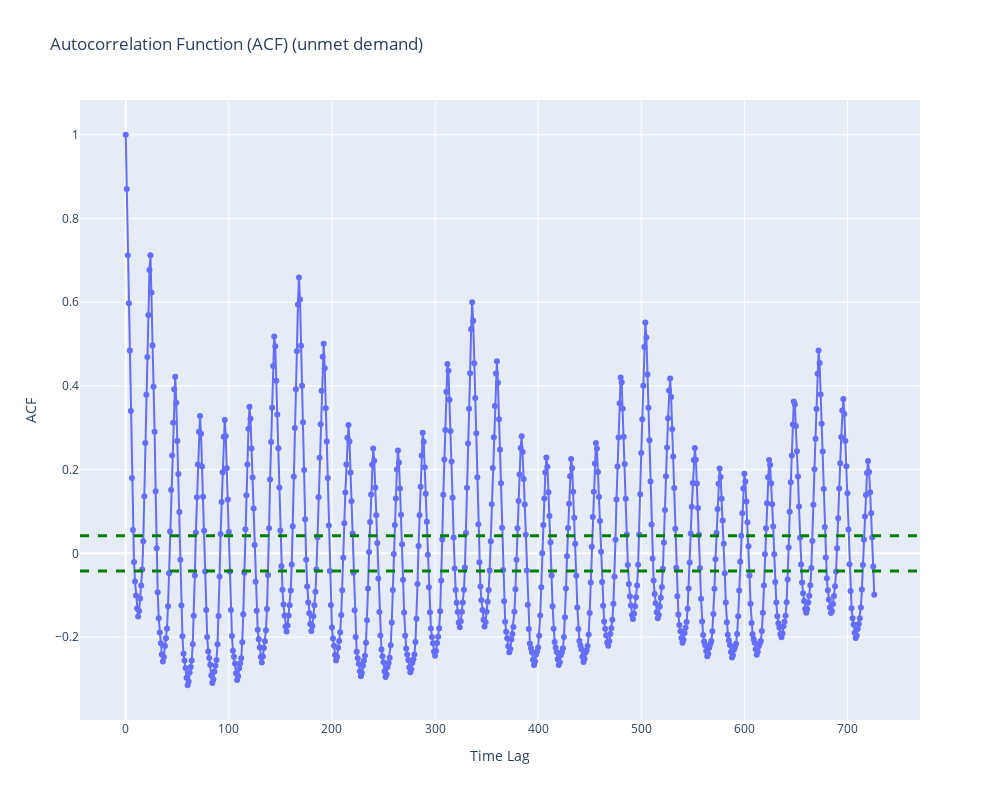

Write notebook code for a chart like this one.
### Code cell
""" ACF and PACF plot of unmet demand"""

time_series = compare_met_unmet_demand_df.country_unmet_demand.values

# Compute the ACF and PACF using the statsmodels library
acf_values, confint = sm.tsa.stattools.acf(time_series, nlags=len(time_series)//3, alpha=0.05)
pacf_values = sm.tsa.stattools.pacf(time_series, nlags=len(time_series)//7, method='ywm')

# Plot the ACF
fig = go.Figure(data=go.Scatter(x=np.arange(len(acf_values)), y=acf_values,mode='lines+markers'))
fig.add_hline(y=-1.96/np.sqrt(len(time_series)),line_width=3, line_dash="dash", line_color="green")
fig.add_hline(y=1.96/np.sqrt(len(time_series)),line_width=3, line_dash="dash", line_color="green")
fig.update_layout(
    title='Autocorrelation Function (ACF) (unmet demand)',
    xaxis_title="Time Lag",
    yaxis_title="ACF",
    autosize=False,
    width=1000,
    height=800,
)
fig.show()

# Plot the PACF
fig = go.Figure(data=go.Scatter(x=np.arange(len(pacf_values)), y=pacf_values,mode='lines+markers'))
fig.add_hline(y=-1.96/np.sqrt(len(time_series)),line_width=3, line_dash="dash", line_color="green")
fig.add_hline(y=1.96/np.sqrt(len(time_series)),line_width=3, line_dash="dash", line_color="green")
fig.update_layout(
    title='Partial Autocorrelation Function (PACF) (unmet demand)',
    xaxis_title="Time Lag",
    yaxis_title="PACF",
    autosize=False,
    width=1000,
    height=800,
)
fig.show()

### Figure 1 — Plotly figure (JSON) as saved in the notebook; plotly's stock layout.template omitted (floating-point values rounded to 4 significant figures; data arrays with more than 128 entries replaced by an {"elided": "..."} marker saying what was removed)
{"data": [{"mode": "lines+markers", "type": "scatter", "x": {"elided": "727 int values"}, "y": {"elided": "727 float values"}}], "layout": {"autosize": false, "height": 800, "shapes": [{"line": {"color": "green", "dash": "dash", "width": 3}, "type": "line", "x0": 0, "x1": 1, "xref": "x domain", "y0": -0.04198, "y1": -0.04198, "yref": "y"}, {"line": {"color": "green", "dash": "dash", "width": 3}, "type": "line", "x0": 0, "x1": 1, "xref": "x domain", "y0": 0.04198, "y1": 0.04198, "yref": "y"}], "title": {"text": "Autocorrelation Function (ACF) (unmet demand)"}, "width": 1000, "xaxis": {"title": {"text": "Time Lag"}}, "yaxis": {"title": {"text": "ACF"}}}}
